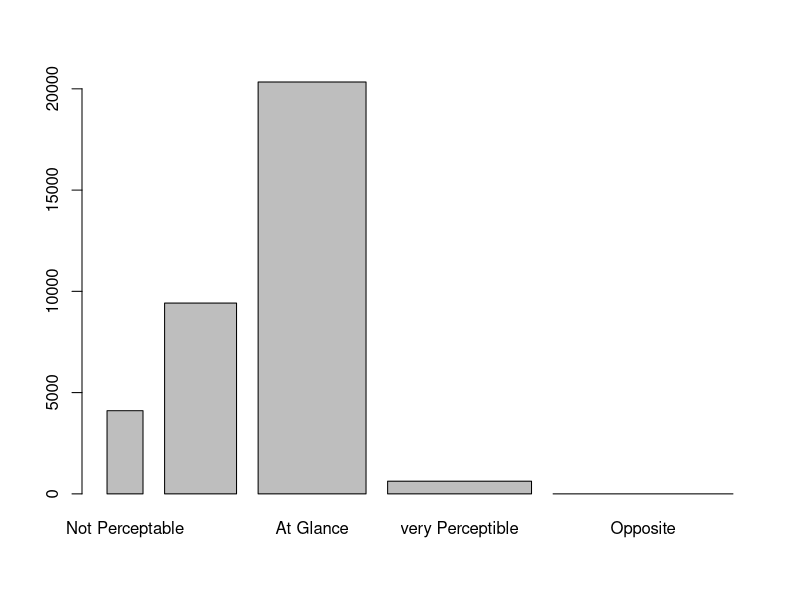
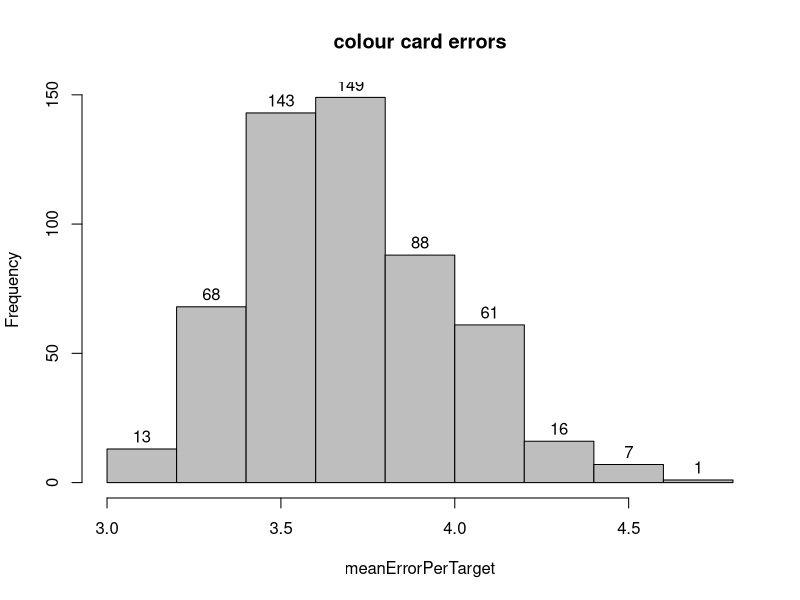
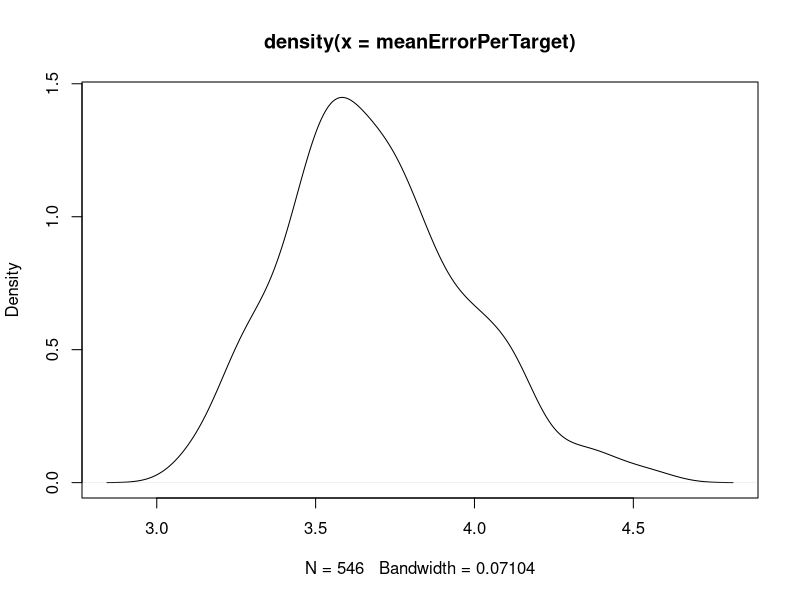
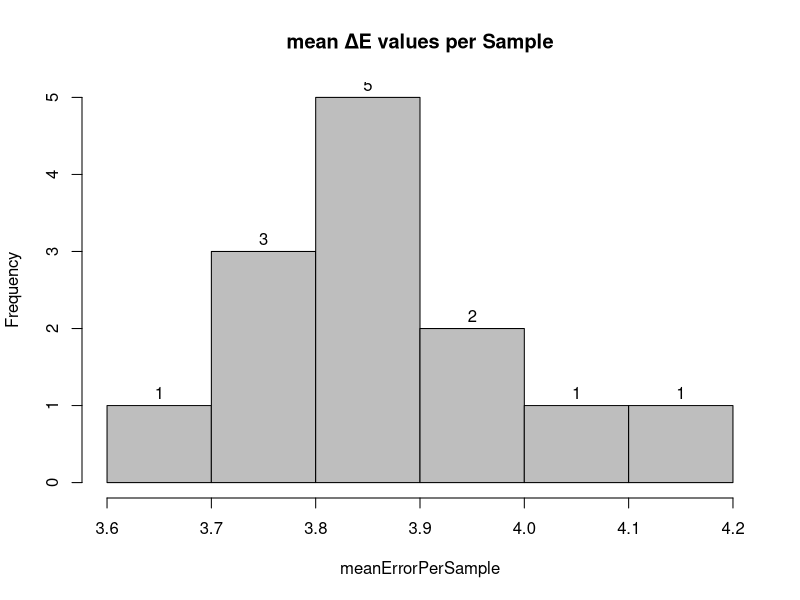
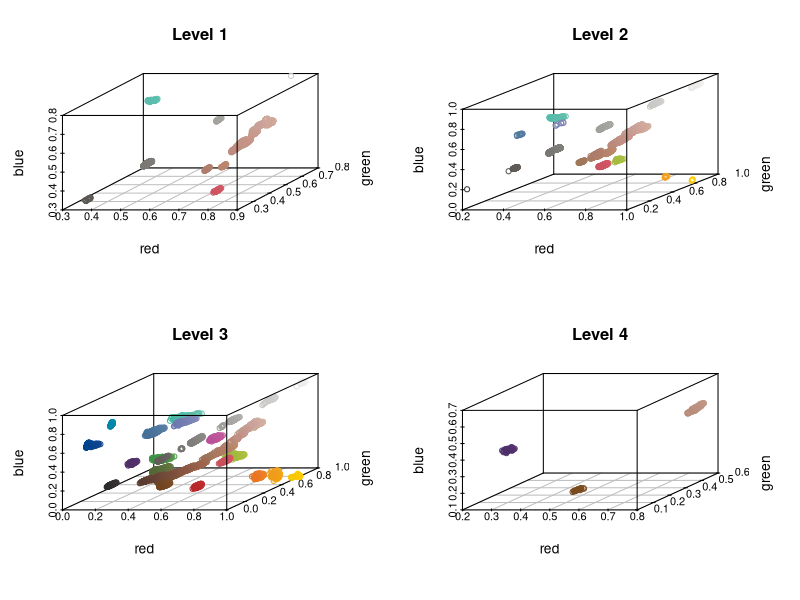

R code for these plots, in order:
#load the data
setwd("datavis2018")
lab <- read.csv2("data/LabMeasurements-Color-Card.csv")
Master <- read.csv2("data/MasterColorCard.csv")

#t() tranposes the matrix  and c() puts it all into one row
MasterAsOneRow <- c(t(as.matrix(Master[,9:11])))

#creates a matrix by repeating the rows to fit the lab data 
MasterSameSizeAsLab <- matrix(rep(MasterAsOneRow, 13*42), byrow = TRUE,nrow = 13*42)

#cuts off row and col column from lab data
LabWithoutFirstColumns <- lab[,-c(1:2)]

#create a matrx that contains the differences between the Lab values of master and lab
DeltaMasterLab <- MasterSameSizeAsLab - LabWithoutFirstColumns

#square the differences
DeltaMasterSquared <- DeltaMasterLab^2

#SpotErrorMatrix contains Lab Errors for each spot (one row is one colour card)
SpotErrorMatrix <- matrix(NA, nrow = 546, ncol = 64, byrow = FALSE)
#fill the empty matrix with the computed errors
for (i in 1:ncol(SpotErrorMatrix)) {
  SpotErrorMatrix[,i] <- sqrt(rowSums(DeltaMasterSquared[,(i-1)*3+(1:3)]))
}
#compute min's and max's
deltaERangePerCard  <- matrix(NA, nrow = nrow(SpotErrorMatrix), ncol = 4, byrow = FALSE)
rownames(deltaERangePerCard) <- c(1:nrow(SpotErrorMatrix))
colnames(deltaERangePerCard) <- c("Minimum","MinIndex","Maximum","MaxIndex")

for (i in 1:nrow(SpotErrorMatrix)) {
  deltaMinPerCard <- min(SpotErrorMatrix[i,])
  deltaMaxPerCard <- max(SpotErrorMatrix[i,])
  minIndex <- match(c(deltaMinPerCard),SpotErrorMatrix[i,])
  maxIndex <- match(c(deltaMaxPerCard),SpotErrorMatrix[i,])
  deltaERangePerCard[i,"Minimum"] <- deltaMinPerCard
  deltaERangePerCard[i,"MinIndex"]<-minIndex
  deltaERangePerCard[i,"Maximum"] <- max(SpotErrorMatrix[i,])
  deltaERangePerCard[i,"MaxIndex"]<-maxIndex
}

#for (i in 1:nrow(deltaERangePerCard)) {
#  hist(deltaERangePerCard,  breaks="Sturge", col="grey", labels = T,main="colour card errors")
#}

#match(c(max(apply(deltaERangePerCard,2,max))),deltaERangePerCard[3,])

deltaERangePerCardAsTable <- as.table(deltaERangePerCard)
deltaERangePerCardAsTable 

#count how many spots belong into each visibility group
VisLevelOne <- sum(SpotErrorMatrix<=1)
VisLevelTwo <- sum((SpotErrorMatrix>1) & (SpotErrorMatrix<2))
VisLevelThree <- sum((SpotErrorMatrix>2) & (SpotErrorMatrix<10))
VisLevelFour <- sum((SpotErrorMatrix>11) & (SpotErrorMatrix<49))
VisLevelFive <- sum(SpotErrorMatrix>50)

#plot the groups
barplot(c(VisLevelOne,VisLevelTwo,VisLevelThree,VisLevelFour,VisLevelFive),
        (1:5),
        names.arg = c("Not Perceptable","Hardly Perceptable","At Glance","very Perceptible","Opposite"))

#visibility of color changes per card
meanErrorPerTarget <- rowMeans(SpotErrorMatrix)

#plot the groups
hist(meanErrorPerTarget, breaks="Sturge", col="grey", labels = T,main="colour card errors")
plot(density(meanErrorPerTarget))

#visibility of color changes per sample
meanErrorPerSample <- c(1:13)

for (i in 1:13) {
  counter<-i;
  for (x in 1:42){
    meanErrorPerSample[i]<-meanErrorPerSample[i]+meanErrorPerTarget[counter]
    counter<-counter+13
  }
  meanErrorPerSample[i]<- meanErrorPerSample[i]/42
}
#plot meanErrorPerSample
hist(meanErrorPerSample, breaks="Sturge", col="grey", labels = T,main="mean ΔE values per Sample")

#try to get back from error to lab values in table
#get indexes of errors in certain level
LumenIndexVisLvlOne <- which(SpotErrorMatrix<=1, arr.ind=TRUE)
LumenIndexVisLvlTwo <- which(((SpotErrorMatrix>1) & (SpotErrorMatrix<2)), arr.ind=TRUE)
LumenIndexVisLvlThree <- which(((SpotErrorMatrix>2) & (SpotErrorMatrix<10)), arr.ind=TRUE)
LumenIndexVisLvlFour <- which(((SpotErrorMatrix>11) & (SpotErrorMatrix<49)), arr.ind=TRUE)
#create helper to retrieve indexes of L values
columnIndexesInLabMatrix<-seq(from=1, to=192,by=3)
#create matrix to fill
LabVisLevelOne <- matrix(NA, nrow = nrow(LumenIndexVisLvlOne), ncol = 3, byrow = FALSE)
LabVisLevelTwo <- matrix(NA, nrow = nrow(LumenIndexVisLvlTwo), ncol = 3, byrow = FALSE)
LabVisLevelThree <- matrix(NA, nrow = nrow(LumenIndexVisLvlThree), ncol = 3, byrow = FALSE)
LabVisLevelFour <- matrix(NA, nrow = nrow(LumenIndexVisLvlFour), ncol = 3, byrow = FALSE)

#get the lab values for each element of the index list
for(i in 1:nrow(LumenIndexVisLvlOne)){
  LabVisLevelOne[i,1]<-LabWithoutFirstColumns[LumenIndexVisLvlOne[i,1],columnIndexesInLabMatrix[LumenIndexVisLvlOne[i,2]]]
  LabVisLevelOne[i,2]<-LabWithoutFirstColumns[LumenIndexVisLvlOne[i,1],columnIndexesInLabMatrix[LumenIndexVisLvlOne[i,2]]+1]
  LabVisLevelOne[i,3]<-LabWithoutFirstColumns[LumenIndexVisLvlOne[i,1],columnIndexesInLabMatrix[LumenIndexVisLvlOne[i,2]]+2]
}

for(i in 1:nrow(LumenIndexVisLvlTwo)){
  LabVisLevelTwo[i,1]<-LabWithoutFirstColumns[LumenIndexVisLvlTwo[i,1],columnIndexesInLabMatrix[LumenIndexVisLvlTwo[i,2]]]
  LabVisLevelTwo[i,2]<-LabWithoutFirstColumns[LumenIndexVisLvlTwo[i,1],columnIndexesInLabMatrix[LumenIndexVisLvlTwo[i,2]]+1]
  LabVisLevelTwo[i,3]<-LabWithoutFirstColumns[LumenIndexVisLvlTwo[i,1],columnIndexesInLabMatrix[LumenIndexVisLvlTwo[i,2]]+2]
}

for(i in 1:nrow(LumenIndexVisLvlThree)){
  LabVisLevelThree[i,1]<-LabWithoutFirstColumns[LumenIndexVisLvlThree[i,1],columnIndexesInLabMatrix[LumenIndexVisLvlThree[i,2]]]
  LabVisLevelThree[i,2]<-LabWithoutFirstColumns[LumenIndexVisLvlThree[i,1],columnIndexesInLabMatrix[LumenIndexVisLvlThree[i,2]]+1]
  LabVisLevelThree[i,3]<-LabWithoutFirstColumns[LumenIndexVisLvlThree[i,1],columnIndexesInLabMatrix[LumenIndexVisLvlThree[i,2]]+2]
}

for(i in 1:nrow(LumenIndexVisLvlFour)){
  LabVisLevelFour[i,1]<-LabWithoutFirstColumns[LumenIndexVisLvlFour[i,1],columnIndexesInLabMatrix[LumenIndexVisLvlFour[i,2]]]
  LabVisLevelFour[i,2]<-LabWithoutFirstColumns[LumenIndexVisLvlFour[i,1],columnIndexesInLabMatrix[LumenIndexVisLvlFour[i,2]]+1]
  LabVisLevelFour[i,3]<-LabWithoutFirstColumns[LumenIndexVisLvlFour[i,1],columnIndexesInLabMatrix[LumenIndexVisLvlFour[i,2]]+2]
}

#convert lab matrix to rgb matrix
RgbForVisLevelOne <- matrix(NA, nrow = nrow(LabVisLevelOne), ncol = 3, byrow = FALSE)
for(i in 1:nrow(LabVisLevelOne)){
  RgbForVisLevelOne[i,1:3]<-convertColor(LabVisLevelOne[i,1:3],from = "Lab", to="sRGB")
}

RgbForVisLevelTwo <- matrix(NA, nrow = nrow(LabVisLevelTwo), ncol = 3, byrow = FALSE)
for(i in 1:nrow(LabVisLevelTwo)){
  RgbForVisLevelTwo[i,1:3]<-convertColor(LabVisLevelTwo[i,1:3],from = "Lab", to="sRGB")
}

RgbForVisLevelThree <- matrix(NA, nrow = nrow(LabVisLevelThree), ncol = 3, byrow = FALSE)
for(i in 1:nrow(LabVisLevelThree)){
  RgbForVisLevelThree[i,1:3]<-convertColor(LabVisLevelThree[i,1:3],from = "Lab", to="sRGB")
}

RgbForVisLevelFour <- matrix(NA, nrow = nrow(LabVisLevelFour), ncol = 3, byrow = FALSE)
for(i in 1:nrow(LabVisLevelFour)){
  RgbForVisLevelFour[i,1:3]<-convertColor(LabVisLevelFour[i,1:3],from = "Lab", to="sRGB")
}

par(mfrow=c(2,2))
library(scatterplot3d)
scatterplot3d(RgbForVisLevelOne, color = rgb(RgbForVisLevelOne, alpha=1),xlab = "red", ylab = "green",zlab = "blue", main="Level 1")
scatterplot3d(RgbForVisLevelTwo, color = rgb(RgbForVisLevelTwo, alpha=1),xlab = "red", ylab = "green",zlab = "blue", main="Level 2")
scatterplot3d(RgbForVisLevelThree, color = rgb(RgbForVisLevelThree, alpha=1),xlab = "red", ylab = "green",zlab = "blue", main="Level 3")
scatterplot3d(RgbForVisLevelFour, color = rgb(RgbForVisLevelFour, alpha=1),xlab = "red", ylab = "green",zlab = "blue", main="Level 4")
